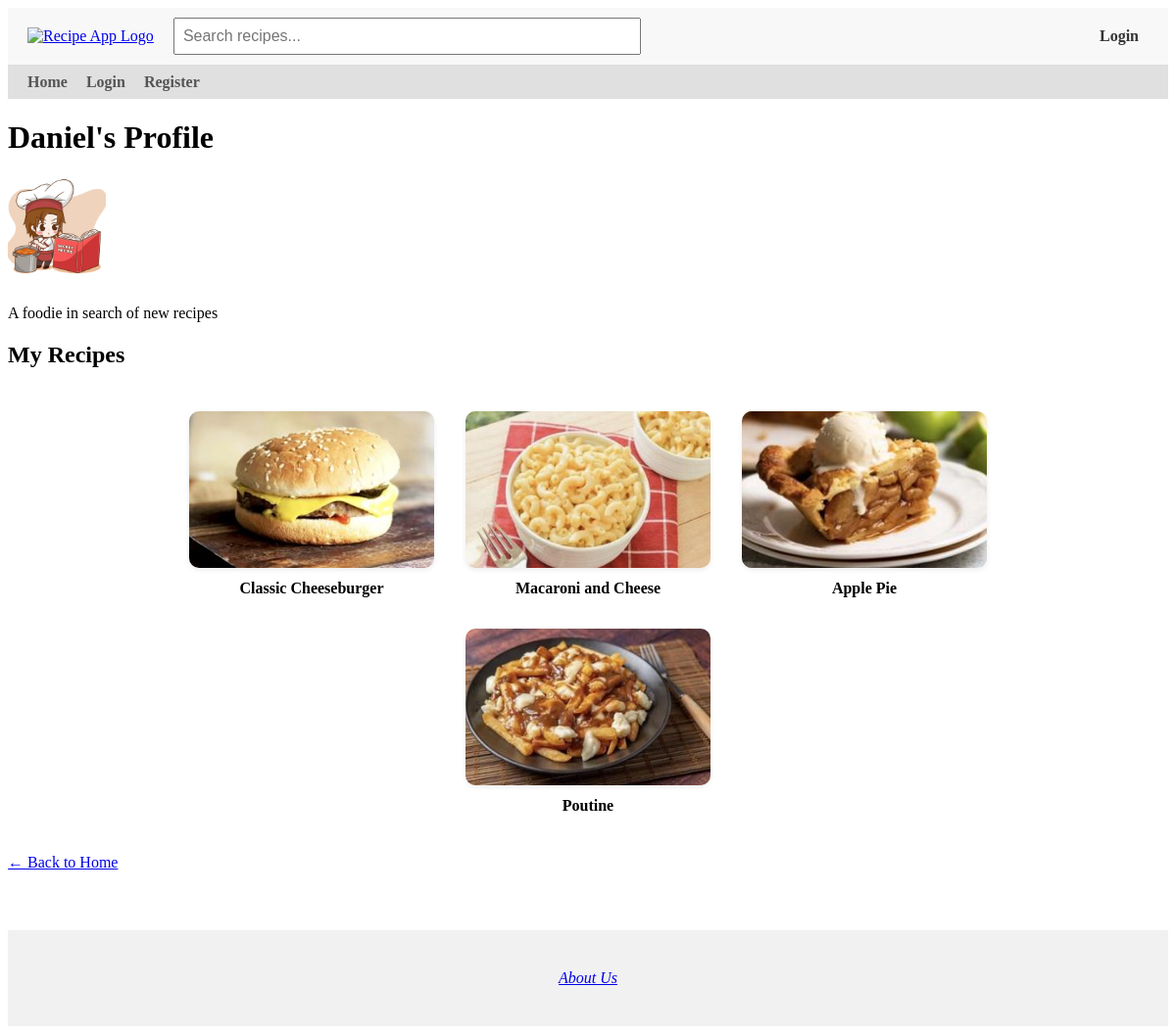
The app's page /profile/1 with its own data.
### app/models.py (models this page shows, shortened)
class User(db.Model, UserMixin):
    id = db.Column(db.Integer, primary_key=True)  # Unique user ID
    username = db.Column(db.String(20), unique=True, nullable=False)  # Username
    email = db.Column(db.String(120), unique=True, nullable=False)  # Email address
    password = db.Column(db.String(60), nullable=False)  # Hashed password
    recipes = db.relationship('Recipe', backref='author', lazy=True)  # Relationship to recipes (one-to-many)
    profile = db.relationship('Profile', backref='user', uselist=False)  # Relationship to profile (one-to-one)

class Profile(db.Model):
    id = db.Column(db.Integer, primary_key=True)
    username = db.Column(db.String(20), unique=True, nullable=False)
    bio = db.Column(db.Text, nullable=True)
    user_id = db.Column(db.Integer, db.ForeignKey('user.id'), nullable=False)

class Recipe(db.Model):
    id = db.Column(db.Integer, primary_key=True)
    title = db.Column(db.String(100), nullable=False)
    description = db.Column(db.Text, nullable=False)
    ingredients = db.Column(db.Text, nullable=True)
    instructions = db.Column(db.Text, nullable=True)
    image_filename = db.Column(db.String(120), nullable=True)
    created = db.Column(db.DateTime, default=get_local_time)
    user_id = db.Column(db.Integer, db.ForeignKey('user.id'), nullable=False)
    rating_sum = db.Column(db.Integer, default=0)
    rating_count = db.Column(db.Integer, default=0)
    user = db.relationship('User', backref=db.backref('user_recipes', lazy=True))

### app/routes.py (the view)
@app.route('/profile/<int:user_id>')
def public_profile(user_id):
    user = User.query.get_or_404(user_id)
    profile = Profile.query.filter_by(user_id=user.id).first()
    recipes = Recipe.query.filter_by(user_id=user.id).all()
    return render_template('public_profile.html', user=user, profile=profile, recipes=recipes)

### app/routes.py (called while the page is built)
@app.context_processor
def inject_user():
    return dict(current_user=current_user)

### app/templates/public_profile.html (shortened to what this page needs)
{% extends "base.html" %}
{% block content %}
<h1>{{ user.username }}'s Profile</h1>
{% set profile_img = profile.image_filename if profile and profile.image_filename else 'default_profile.png' %}
<img src="{{ url_for('static', filename='uploads/' + profile_img) }}"
     alt="User profile image"
     style="width: 100px; height: 100px; object-fit: cover; border-radius: 10px; margin-bottom: 10px;">
{% if profile and profile.bio %}
    <p>{{ profile.bio }}</p>
{% else %}
    <p>This user has not added a profile description yet.</p>
{% endif %}
<h2>My Recipes</h2>
{% set colors = ['#FF6B6B', '#6BCB77', '#4D96FF', '#FFC75F', '#F9F871', '#A393EB', '#FF9671', '#00C9A7', '#D65DB1', '#845EC2'] %}
{% if recipes %}
    <div class="recipe-grid">
        {% for recipe in recipes %}
            {% set has_image = recipe.image_filename is not none %}
            {% set color = colors[recipe.id % colors|length] %}
            <a href="{{ url_for('recipe_details', id=recipe.id) }}"
               class="recipe-card {% if has_image %}has-image{% endif %}">
                <div class="recipe-card-box"
                     style="background-color: {% if not has_image %}{{ color }}{% else %}transparent{% endif %};">
                    {% if has_image %}
                        <img src="{{ url_for('static', filename='uploads/' + recipe.image_filename) }}"
                             alt="{{ recipe.title }}">
                    {% endif %}
                </div>
                <div class="recipe-title">{{ recipe.title }}</div>
            </a>
        {% endfor %}
    </div>
{% else %}
    <p>This user hasn't created any recipes yet.</p>
{% endif %}
<p><a href="{{ url_for('home') }}">← Back to Home</a></p>
{% endblock %}

### app/templates/public_profile.html (style rules this page uses)
.recipe-grid { display: flex; flex-wrap: wrap; justify-content: center; gap: 32px; padding: 24px 0; max-width: 1000px; margin: 0 auto; }
.recipe-card { width: 250px; text-decoration: none; color: inherit; display: flex; flex-direction: column; align-items: center; }
.recipe-card-box { width: 100%; height: 160px; border-radius: 10px; overflow: hidden; box-shadow: 0 2px 5px rgba(0, 0, 0, 0.08); transition: transform 0.2s ease, box-shadow 0.2s ease; }
.recipe-card img { width: 100%; height: 100%; object-fit: cover; display: block; }
.recipe-title { margin-top: 12px; font-weight: bold; font-size: 1em; text-align: center; }

### records on screen
User: username "Daniel"
Profile: bio "A foodie in search of new recipes"
Recipe: image_filename (picture), title "Classic Cheeseburger"
Recipe: image_filename (picture), title "Macaroni and Cheese"
Recipe: image_filename (picture), title "Apple Pie"
Recipe: image_filename+title (picture), title "Poutine"
